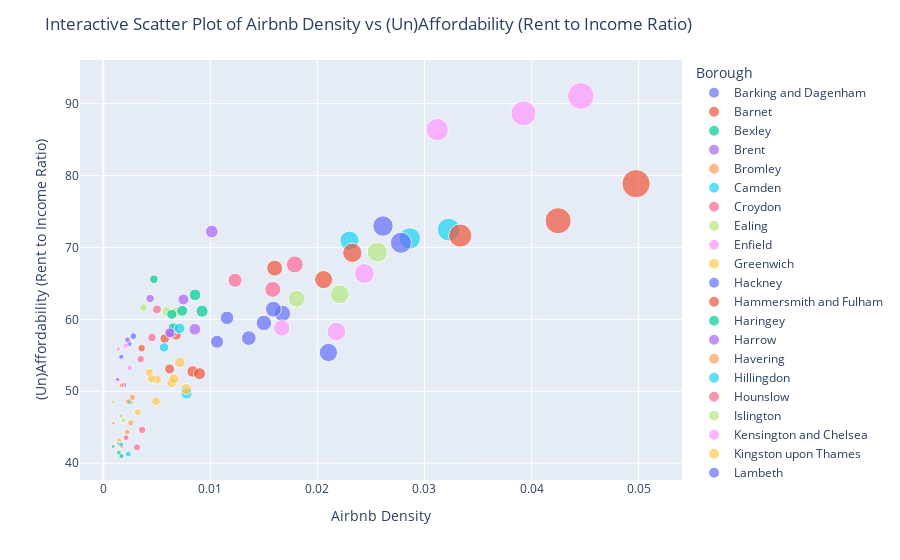

Notebook code for this chart:
### Code cell
import plotly.express as px

# Creating the scatter plot
fig = px.scatter(
    merged_final_data, 
    x='Airbnb_density_combined', 
    y='Average_RTIR', 
    color='Borough', 
    size='Airbnb_density_combined', 
    hover_data=['Borough', 'Year', 'distance_from_centre', 'Proportion_professional_listings', 'poi_density']
)

# Rename axes and titles
fig.update_layout(
    title='Interactive Scatter Plot of Airbnb Density vs (Un)Affordability (Rent to Income Ratio)',
    xaxis_title='Airbnb Density',  # Rename x-axis
    yaxis_title='(Un)Affordability (Rent to Income Ratio)'  # Rename y-axis
)

# Rename hover data elements
fig.update_traces(
    hovertemplate=(
        'Borough: %{customdata[0]}<br>' +
        'Airbnb Density: %{x}<br>' +
        'Affordability (Rent to Income Ratio): %{y}<br>' +
        'Distance from Centre: %{customdata[2]}<br>' +
        'Year: %{customdata[1]}'
    )
)

# Show the plot
fig.show()

### Figure 1 — Plotly figure (JSON) as saved in the notebook; plotly's stock layout.template omitted (floating-point values rounded to 4 significant figures)
{"data": [{"customdata": [["Barking and Dagenham", 2022, 17510.0, 0.1212, 2.117e-07], ["Barking and Dagenham", 2023, 17510.0, 0.178, 2.117e-07], ["Barking and Dagenham", 2024, 17510.0, 0.1659, 2.117e-07]], "hovertemplate": "Borough: %{customdata[0]}<br>Airbnb Density: %{x}<br>Affordability (Rent to Income Ratio): %{y}<br>Distance from Centre: %{customdata[2]}<br>Year: %{customdata[1]}", "legendgroup": "Barking and Dagenham", "marker": {"color": "#636efa", "size": [0.001689, 0.002405, 0.002808], "sizemode": "area", "sizeref": 0.0001244, "symbol": "circle"}, "mode": "markers", "name": "Barking and Dagenham", "orientation": "v", "showlegend": true, "type": "scatter", "x": [0.001689, 0.002405, 0.002808], "xaxis": "x", "y": [54.8, 56.61, 57.66], "yaxis": "y"}, {"customdata": [["Barnet", 2022, 14620.0, 0.3175, 4.034e-07], ["Barnet", 2023, 14620.0, 0.3855, 4.034e-07], ["Barnet", 2024, 14620.0, 0.3969, 4.034e-07]], "hovertemplate": "Borough: %{customdata[0]}<br>Airbnb Density: %{x}<br>Affordability (Rent to Income Ratio): %{y}<br>Distance from Centre: %{customdata[2]}<br>Year: %{customdata[1]}", "legendgroup": "Barnet", "marker": {"color": "#EF553B", "size": [0.003585, 0.005742, 0.006802], "sizemode": "area", "sizeref": 0.0001244, "symbol": "circle"}, "mode": "markers", "name": "Barnet", "orientation": "v", "showlegend": true, "type": "scatter", "x": [0.003585, 0.005742, 0.006802], "xaxis": "x", "y": [55.99, 57.33, 57.83], "yaxis": "y"}, {"customdata": [["Bexley", 2022, 18030.0, 0.25, 1.866e-07], ["Bexley", 2023, 18030.0, 0.1837, 1.866e-07], ["Bexley", 2024, 18030.0, 0.1765, 1.866e-07]], "hovertemplate": "Borough: %{customdata[0]}<br>Airbnb Density: %{x}<br>Affordability (Rent to Income Ratio): %{y}<br>Distance from Centre: %{customdata[2]}<br>Year: %{customdata[1]}", "legendgroup": "Bexley", "marker": {"color": "#00cc96", "size": [0.0009198, 0.001461, 0.00169], "sizemode": "area", "sizeref": 0.0001244, "symbol": "circle"}, "mode": "markers", "name": "Bexley", "orientation": "v", "showlegend": true, "type": "scatter", "x": [0.0009198, 0.001461, 0.00169], "xaxis": "x", "y": [42.33, 41.46, 41.0], "yaxis": "y"}, {"customdata": [["Brent", 2022, 12750.0, 0.2814, 7.17e-07], ["Brent", 2023, 12750.0, 0.3488, 7.17e-07], ["Brent", 2024, 12750.0, 0.3594, 7.17e-07]], "hovertemplate": "Borough: %{customdata[0]}<br>Airbnb Density: %{x}<br>Affordability (Rent to Income Ratio): %{y}<br>Distance from Centre: %{customdata[2]}<br>Year: %{customdata[1]}", "legendgroup": "Brent", "marker": {"color": "#ab63fa", "size": [0.006353, 0.008555, 0.01013], "sizemode": "area", "sizeref": 0.0001244, "symbol": "circle"}, "mode": "markers", "name": "Brent", "orientation": "v", "showlegend": true, "type": "scatter", "x": [0.006353, 0.008555, 0.01013], "xaxis": "x", "y": [58.06, 58.62, 72.22], "yaxis": "y"}, {"customdata": [["Bromley", 2022, 18150.0, 0.1038, 1.532e-07], ["Bromley", 2023, 18150.0, 0.1285, 1.532e-07], ["Bromley", 2024, 18150.0, 0.139, 1.532e-07]], "hovertemplate": "Borough: %{customdata[0]}<br>Airbnb Density: %{x}<br>Affordability (Rent to Income Ratio): %{y}<br>Distance from Centre: %{customdata[2]}<br>Year: %{customdata[1]}", "legendgroup": "Bromley", "marker": {"color": "#FFA15A", "size": [0.001491, 0.002237, 0.002574], "sizemode": "area", "sizeref": 0.0001244, "symbol": "circle"}, "mode": "markers", "name": "Bromley", "orientation": "v", "showlegend": true, "type": "scatter", "x": [0.001491, 0.002237, 0.002574], "xaxis": "x", "y": [43.21, 44.36, 45.59], "yaxis": "y"}, {"customdata": [["Camden", 2022, 6099.0, 0.3854, 4.454e-06], ["Camden", 2023, 6099.0, 0.415, 4.454e-06], ["Camden", 2024, 6099.0, 0.4034, 4.454e-06]], "hovertemplate": "Borough: %{customdata[0]}<br>Airbnb Density: %{x}<br>Affordability (Rent to Income Ratio): %{y}<br>Distance from Centre: %{customdata[2]}<br>Year: %{customdata[1]}", "legendgroup": "Camden", "marker": {"color": "#19d3f3", "size": [0.02299, 0.02864, 0.03226], "sizemode": "area", "sizeref": 0.0001244, "symbol": "circle"}, "mode": "markers", "name": "Camden", "orientation": "v", "showlegend": true, "type": "scatter", "x": [0.02299, 0.02864, 0.03226], "xaxis": "x", "y": [70.95, 71.25, 72.49], "yaxis": "y"}, {"customdata": [["Croydon", 2022, 16220.0, 0.28, 2.776e-07], ["Croydon", 2023, 16220.0, 0.2462, 2.776e-07], ["Croydon", 2024, 16220.0, 0.1645, 2.776e-07]], "hovertemplate": "Borough: %{customdata[0]}<br>Airbnb Density: %{x}<br>Affordability (Rent to Income Ratio): %{y}<br>Distance from Centre: %{customdata[2]}<br>Year: %{customdata[1]}", "legendgroup": "Croydon", "marker": {"color": "#FF6692", "size": [0.002129, 0.003156, 0.003634], "sizemode": "area", "sizeref": 0.0001244, "symbol": "circle"}, "mode": "markers", "name": "Croydon", "orientation": "v", "showlegend": true, "type": "scatter", "x": [0.002129, 0.003156, 0.003634], "xaxis": "x", "y": [43.56, 42.2, 44.64], "yaxis": "y"}, {"customdata": [["Ealing", 2022, 15580.0, 0.2291, 5.941e-07], ["Ealing", 2023, 15580.0, 0.3291, 5.941e-07], ["Ealing", 2024, 15580.0, 0.3374, 5.941e-07]], "hovertemplate": "Borough: %{customdata[0]}<br>Airbnb Density: %{x}<br>Affordability (Rent to Income Ratio): %{y}<br>Distance from Centre: %{customdata[2]}<br>Year: %{customdata[1]}", "legendgroup": "Ealing", "marker": {"color": "#B6E880", "size": [0.00375, 0.005912, 0.006788], "sizemode": "area", "sizeref": 0.0001244, "symbol": "circle"}, "mode": "markers", "name": "Ealing", "orientation": "v", "showlegend": true, "type": "scatter", "x": [0.00375, 0.005912, 0.006788], "xaxis": "x", "y": [61.65, 61.11, 61.02], "yaxis": "y"}, {"customdata": [["Enfield", 2022, 16810.0, 0.25, 1.947e-07], ["Enfield", 2023, 16810.0, 0.2481, 1.947e-07], ["Enfield", 2024, 16810.0, 0.2579, 1.947e-07]], "hovertemplate": "Borough: %{customdata[0]}<br>Airbnb Density: %{x}<br>Affordability (Rent to Income Ratio): %{y}<br>Distance from Centre: %{customdata[2]}<br>Year: %{customdata[1]}", "legendgroup": "Enfield", "marker": {"color": "#FF97FF", "size": [0.001398, 0.002083, 0.002454], "sizemode": "area", "sizeref": 0.0001244, "symbol": "circle"}, "mode": "markers", "name": "Enfield", "orientation": "v", "showlegend": true, "type": "scatter", "x": [0.001398, 0.002083, 0.002454], "xaxis": "x", "y": [55.87, 56.31, 53.26], "yaxis": "y"}, {"customdata": [["Greenwich", 2022, 11810.0, 0.1919, 1.17e-06], ["Greenwich", 2023, 11810.0, 0.1909, 1.17e-06], ["Greenwich", 2024, 11810.0, 0.2168, 1.17e-06]], "hovertemplate": "Borough: %{customdata[0]}<br>Airbnb Density: %{x}<br>Affordability (Rent to Income Ratio): %{y}<br>Distance from Centre: %{customdata[2]}<br>Year: %{customdata[1]}", "legendgroup": "Greenwich", "marker": {"color": "#FECB52", "size": [0.00503, 0.006407, 0.007136], "sizemode": "area", "sizeref": 0.0001244, "symbol": "circle"}, "mode": "markers", "name": "Greenwich", "orientation": "v", "showlegend": true, "type": "scatter", "x": [0.00503, 0.006407, 0.007136], "xaxis": "x", "y": [51.65, 51.2, 54.03], "yaxis": "y"}, {"customdata": [["Hackney", 2022, 6584.0, 0.1234, 3.151e-06], ["Hackney", 2023, 6584.0, 0.1576, 3.151e-06], ["Hackney", 2024, 6584.0, 0.1784, 3.151e-06]], "hovertemplate": "Borough: %{customdata[0]}<br>Airbnb Density: %{x}<br>Affordability (Rent to Income Ratio): %{y}<br>Distance from Centre: %{customdata[2]}<br>Year: %{customdata[1]}", "legendgroup": "Hackney", "marker": {"color": "#636efa", "size": [0.02103, 0.02613, 0.0278], "sizemode": "area", "sizeref": 0.0001244, "symbol": "circle"}, "mode": "markers", "name": "Hackney", "orientation": "v", "showlegend": true, "type": "scatter", "x": [0.02103, 0.02613, 0.0278], "xaxis": "x", "y": [55.39, 72.97, 70.65], "yaxis": "y"}, {"customdata": [["Hammersmith and Fulham", 2022, 7763.0, 0.2762, 1.982e-06], ["Hammersmith and Fulham", 2023, 7763.0, 0.3144, 1.982e-06], ["Hammersmith and Fulham", 2024, 7763.0, 0.3133, 1.982e-06]], "hovertemplate": "Borough: %{customdata[0]}<br>Airbnb Density: %{x}<br>Affordability (Rent to Income Ratio): %{y}<br>Distance from Centre: %{customdata[2]}<br>Year: %{customdata[1]}", "legendgroup": "Hammersmith and Fulham", "marker": {"color": "#EF553B", "size": [0.01601, 0.02058, 0.02326], "sizemode": "area", "sizeref": 0.0001244, "symbol": "circle"}, "mode": "markers", "name": "Hammersmith and Fulham", "orientation": "v", "showlegend": true, "type": "scatter", "x": [0.01601, 0.02058, 0.02326], "xaxis": "x", "y": [67.12, 65.53, 69.25], "yaxis": "y"}, {"customdata": [["Haringey", 2022, 9998.0, 0.1292, 1.148e-06], ["Haringey", 2023, 9998.0, 0.1593, 1.148e-06], ["Haringey", 2024, 9998.0, 0.1779, 1.148e-06]], "hovertemplate": "Borough: %{customdata[0]}<br>Airbnb Density: %{x}<br>Affordability (Rent to Income Ratio): %{y}<br>Distance from Centre: %{customdata[2]}<br>Year: %{customdata[1]}", "legendgroup": "Haringey", "marker": {"color": "#00cc96", "size": [0.00654, 0.008571, 0.009228], "sizemode": "area", "sizeref": 0.0001244, "symbol": "circle"}, "mode": "markers", "name": "Haringey", "orientation": "v", "showlegend": true, "type": "scatter", "x": [0.00654, 0.008571, 0.009228], "xaxis": "x", "y": [58.81, 63.4, 61.14], "yaxis": "y"}, {"customdata": [["Harrow", 2022, 19380.0, 0.2266, 2.18e-07], ["Harrow", 2023, 19380.0, 0.2941, 2.18e-07], ["Harrow", 2024, 19380.0, 0.2673, 2.18e-07]], "hovertemplate": "Borough: %{customdata[0]}<br>Airbnb Density: %{x}<br>Affordability (Rent to Income Ratio): %{y}<br>Distance from Centre: %{customdata[2]}<br>Year: %{customdata[1]}", "legendgroup": "Harrow", "marker": {"color": "#ab63fa", "size": [0.001344, 0.00195, 0.002263], "sizemode": "area", "sizeref": 0.0001244, "symbol": "circle"}, "mode": "markers", "name": "Harrow", "orientation": "v", "showlegend": true, "type": "scatter", "x": [0.001344, 0.00195, 0.002263], "xaxis": "x", "y": [51.64, 50.87, 57.16], "yaxis": "y"}, {"customdata": [["Havering", 2022, 23920.0, 0.2816, 1.311e-07], ["Havering", 2023, 23920.0, 0.2941, 1.311e-07], ["Havering", 2024, 23920.0, 0.2634, 1.311e-07]], "hovertemplate": "Borough: %{customdata[0]}<br>Airbnb Density: %{x}<br>Affordability (Rent to Income Ratio): %{y}<br>Distance from Centre: %{customdata[2]}<br>Year: %{customdata[1]}", "legendgroup": "Havering", "marker": {"color": "#FFA15A", "size": [0.000961, 0.001413, 0.001718], "sizemode": "area", "sizeref": 0.0001244, "symbol": "circle"}, "mode": "markers", "name": "Havering", "orientation": "v", "showlegend": true, "type": "scatter", "x": [0.000961, 0.001413, 0.001718], "xaxis": "x", "y": [45.6, 42.75, 42.36], "yaxis": "y"}, {"customdata": [["Hillingdon", 2022, 23780.0, 0.3866, 1.988e-07], ["Hillingdon", 2023, 23780.0, 0.3029, 1.988e-07], ["Hillingdon", 2024, 23780.0, 0.2814, 1.988e-07]], "hovertemplate": "Borough: %{customdata[0]}<br>Airbnb Density: %{x}<br>Affordability (Rent to Income Ratio): %{y}<br>Distance from Centre: %{customdata[2]}<br>Year: %{customdata[1]}", "legendgroup": "Hillingdon", "marker": {"color": "#19d3f3", "size": [0.001667, 0.00234, 0.002519], "sizemode": "area", "sizeref": 0.0001244, "symbol": "circle"}, "mode": "markers", "name": "Hillingdon", "orientation": "v", "showlegend": true, "type": "scatter", "x": [0.001667, 0.00234, 0.002519], "xaxis": "x", "y": [42.61, 41.27, 48.52], "yaxis": "y"}, {"customdata": [["Hounslow", 2022, 18190.0, 0.263, 5.655e-07], ["Hounslow", 2023, 18190.0, 0.2549, 5.655e-07], ["Hounslow", 2024, 18190.0, 0.2258, 5.655e-07]], "hovertemplate": "Borough: %{customdata[0]}<br>Airbnb Density: %{x}<br>Affordability (Rent to Income Ratio): %{y}<br>Distance from Centre: %{customdata[2]}<br>Year: %{customdata[1]}", "legendgroup": "Hounslow", "marker": {"color": "#FF6692", "size": [0.003495, 0.004554, 0.005022], "sizemode": "area", "sizeref": 0.0001244, "symbol": "circle"}, "mode": "markers", "name": "Hounslow", "orientation": "v", "showlegend": true, "type": "scatter", "x": [0.003495, 0.004554, 0.005022], "xaxis": "x", "y": [54.46, 57.49, 61.38], "yaxis": "y"}, {"customdata": [["Islington", 2022, 5338.0, 0.1876, 3.029e-06], ["Islington", 2023, 5338.0, 0.2246, 3.029e-06], ["Islington", 2024, 5338.0, 0.261, 3.029e-06]], "hovertemplate": "Borough: %{customdata[0]}<br>Airbnb Density: %{x}<br>Affordability (Rent to Income Ratio): %{y}<br>Distance from Centre: %{customdata[2]}<br>Year: %{customdata[1]}", "legendgroup": "Islington", "marker": {"color": "#B6E880", "size": [0.01807, 0.0221, 0.02559], "sizemode": "area", "sizeref": 0.0001244, "symbol": "circle"}, "mode": "markers", "name": "Islington", "orientation": "v", "showlegend": true, "type": "scatter", "x": [0.01807, 0.0221, 0.02559], "xaxis": "x", "y": [62.86, 63.49, 69.36], "yaxis": "y"}, {"customdata": [["Kensington and Chelsea", 2022, 5755.0, 0.4468, 7.509e-06], ["Kensington and Chelsea", 2023, 5755.0, 0.4832, 7.509e-06], ["Kensington and Chelsea", 2024, 5755.0, 0.4861, 7.509e-06]], "hovertemplate": "Borough: %{customdata[0]}<br>Airbnb Density: %{x}<br>Affordability (Rent to Income Ratio): %{y}<br>Distance from Centre: %{customdata[2]}<br>Year: %{customdata[1]}", "legendgroup": "Kensington and Chelsea", "marker": {"color": "#FF97FF", "size": [0.03119, 0.03925, 0.04461], "sizemode": "area", "sizeref": 0.0001244, "symbol": "circle"}, "mode": "markers", "name": "Kensington and Chelsea", "orientation": "v", "showlegend": true, "type": "scatter", "x": [0.03119, 0.03925, 0.04461], "xaxis": "x", "y": [86.37, 88.64, 91.06], "yaxis": "y"}, {"customdata": [["Kingston upon Thames", 2022, 17590.0, 0.139, 4.026e-07], ["Kingston upon Thames", 2023, 17590.0, 0.1538, 4.026e-07], ["Kingston upon Thames", 2024, 17590.0, 0.1917, 4.026e-07]], "hovertemplate": "Borough: %{customdata[0]}<br>Airbnb Density: %{x}<br>Affordability (Rent to Income Ratio): %{y}<br>Distance from Centre: %{customdata[2]}<br>Year: %{customdata[1]}", "legendgroup": "Kingston upon Thames", "marker": {"color": "#FECB52", "size": [0.003223, 0.004303, 0.004505], "sizemode": "area", "sizeref": 0.0001244, "symbol": "circle"}, "mode": "markers", "name": "Kingston upon Thames", "orientation": "v", "showlegend": true, "type": "scatter", "x": [0.003223, 0.004303, 0.004505], "xaxis": "x", "y": [47.08, 52.6, 51.72], "yaxis": "y"}, {"customdata": [["Lambeth", 2022, 5229.0, 0.1256, 2.46e-06], ["Lambeth", 2023, 5229.0, 0.1738, 2.46e-06], ["Lambeth", 2024, 5229.0, 0.1891, 2.46e-06]], "hovertemplate": "Borough: %{customdata[0]}<br>Airbnb Density: %{x}<br>Affordability (Rent to Income Ratio): %{y}<br>Distance from Centre: %{customdata[2]}<br>Year: %{customdata[1]}", "legendgroup": "Lambeth", "marker": {"color": "#636efa", "size": [0.01156, 0.015, 0.01673], "sizemode": "area", "sizeref": 0.0001244, "symbol": "circle"}, "mode": "markers", "name": "Lambeth", "orientation": "v", "showlegend": true, "type": "scatter", "x": [0.01156, 0.015, 0.01673], "xaxis": "x", "y": [60.21, 59.5, 60.83], "yaxis": "y"}, {"customdata": [["Lewisham", 2022, 8486.0, 0.06977, 8.212e-07], ["Lewisham", 2023, 8486.0, 0.1014, 8.212e-07], ["Lewisham", 2024, 8486.0, 0.1162, 8.212e-07]], "hovertemplate": "Borough: %{customdata[0]}<br>Airbnb Density: %{x}<br>Affordability (Rent to Income Ratio): %{y}<br>Distance from Centre: %{customdata[2]}<br>Year: %{customdata[1]}", "legendgroup": "Lewisham", "marker": {"color": "#EF553B", "size": [0.006195, 0.008352, 0.008988], "sizemode": "area", "sizeref": 0.0001244, "symbol": "circle"}, "mode": "markers", "name": "Lewisham", "orientation": "v", "showlegend": true, "type": "scatter", "x": [0.006195, 0.008352, 0.008988], "xaxis": "x", "y": [53.11, 52.75, 52.45], "yaxis": "y"}, {"customdata": [["Merton", 2022, 11780.0, 0.1329, 3.455e-07], ["Merton", 2023, 11780.0, 0.1791, 3.455e-07], ["Merton", 2024, 11780.0, 0.1723, 3.455e-07]], "hovertemplate": "Borough: %{customdata[0]}<br>Airbnb Density: %{x}<br>Affordability (Rent to Income Ratio): %{y}<br>Distance from Centre: %{customdata[2]}<br>Year: %{customdata[1]}", "legendgroup": "Merton", "marker": {"color": "#00cc96", "size": [0.004729, 0.006403, 0.00738], "sizemode": "area", "sizeref": 0.0001244, "symbol": "circle"}, "mode": "markers", "name": "Merton", "orientation": "v", "showlegend": true, "type": "scatter", "x": [0.004729, 0.006403, 0.00738], "xaxis": "x", "y": [65.58, 60.69, 61.19], "yaxis": "y"}, {"customdata": [["Newham", 2022, 10610.0, 0.205, 1.348e-06], ["Newham", 2023, 10610.0, 0.2317, 1.348e-06], ["Newham", 2024, 10610.0, 0.1908, 1.348e-06]], "hovertemplate": "Borough: %{customdata[0]}<br>Airbnb Density: %{x}<br>Affordability (Rent to Income Ratio): %{y}<br>Distance from Centre: %{customdata[2]}<br>Year: %{customdata[1]}", "legendgroup": "Newham", "marker": {"color": "#ab63fa", "size": [0.004374, 0.006196, 0.007486], "sizemode": "area", "sizeref": 0.0001244, "symbol": "circle"}, "mode": "markers", "name": "Newham", "orientation": "v", "showlegend": true, "type": "scatter", "x": [0.004374, 0.006196, 0.007486], "xaxis": "x", "y": [62.9, 58.13, 62.76], "yaxis": "y"}, {"customdata": [["Redbridge", 2022, 15960.0, 0.2353, 3.544e-07], ["Redbridge", 2023, 15960.0, 0.2174, 3.544e-07], ["Redbridge", 2024, 15960.0, 0.2313, 3.544e-07]], "hovertemplate": "Borough: %{customdata[0]}<br>Airbnb Density: %{x}<br>Affordability (Rent to Income Ratio): %{y}<br>Distance from Centre: %{customdata[2]}<br>Year: %{customdata[1]}", "legendgroup": "Redbridge", "marker": {"color": "#FFA15A", "size": [0.001735, 0.002343, 0.002722], "sizemode": "area", "sizeref": 0.0001244, "symbol": "circle"}, "mode": "markers", "name": "Redbridge", "orientation": "v", "showlegend": true, "type": "scatter", "x": [0.001735, 0.002343, 0.002722], "xaxis": "x", "y": [50.84, 48.59, 49.15], "yaxis": "y"}, {"customdata": [["Richmond upon Thames", 2022, 15500.0, 0.117, 7.661e-07], ["Richmond upon Thames", 2023, 15500.0, 0.1321, 7.661e-07], ["Richmond upon Thames", 2024, 15500.0, 0.1467, 7.661e-07]], "hovertemplate": "Borough: %{customdata[0]}<br>Airbnb Density: %{x}<br>Affordability (Rent to Income Ratio): %{y}<br>Distance from Centre: %{customdata[2]}<br>Year: %{customdata[1]}", "legendgroup": "Richmond upon Thames", "marker": {"color": "#19d3f3", "size": [0.005679, 0.007136, 0.007776], "sizemode": "area", "sizeref": 0.0001244, "symbol": "circle"}, "mode": "markers", "name": "Richmond upon Thames", "orientation": "v", "showlegend": true, "type": "scatter", "x": [0.005679, 0.007136, 0.007776], "xaxis": "x", "y": [56.11, 58.76, 49.7], "yaxis": "y"}, {"customdata": [["Southwark", 2022, 3813.0, 0.1524, 3.208e-06], ["Southwark", 2023, 3813.0, 0.1823, 3.208e-06], ["Southwark", 2024, 3813.0, 0.2066, 3.208e-06]], "hovertemplate": "Borough: %{customdata[0]}<br>Airbnb Density: %{x}<br>Affordability (Rent to Income Ratio): %{y}<br>Distance from Centre: %{customdata[2]}<br>Year: %{customdata[1]}", "legendgroup": "Southwark", "marker": {"color": "#FF6692", "size": [0.01231, 0.01583, 0.01788], "sizemode": "area", "sizeref": 0.0001244, "symbol": "circle"}, "mode": "markers", "name": "Southwark", "orientation": "v", "showlegend": true, "type": "scatter", "x": [0.01231, 0.01583, 0.01788], "xaxis": "x", "y": [65.43, 64.16, 67.64], "yaxis": "y"}, {"customdata": [["Sutton", 2022, 16110.0, 0.253, 2.509e-07], ["Sutton", 2023, 16110.0, 0.3497, 2.509e-07], ["Sutton", 2024, 16110.0, 0.2744, 2.509e-07]], "hovertemplate": "Borough: %{customdata[0]}<br>Airbnb Density: %{x}<br>Affordability (Rent to Income Ratio): %{y}<br>Distance from Centre: %{customdata[2]}<br>Year: %{customdata[1]}", "legendgroup": "Sutton", "marker": {"color": "#B6E880", "size": [0.0009675, 0.001658, 0.001901], "sizemode": "area", "sizeref": 0.0001244, "symbol": "circle"}, "mode": "markers", "name": "Sutton", "orientation": "v", "showlegend": true, "type": "scatter", "x": [0.0009675, 0.001658, 0.001901], "xaxis": "x", "y": [48.53, 46.6, 46.0], "yaxis": "y"}, {"customdata": [["Tower Hamlets", 2022, 5452.0, 0.251, 7.184e-06], ["Tower Hamlets", 2023, 5452.0, 0.303, 7.184e-06], ["Tower Hamlets", 2024, 5452.0, 0.2866, 7.184e-06]], "hovertemplate": "Borough: %{customdata[0]}<br>Airbnb Density: %{x}<br>Affordability (Rent to Income Ratio): %{y}<br>Distance from Centre: %{customdata[2]}<br>Year: %{customdata[1]}", "legendgroup": "Tower Hamlets", "marker": {"color": "#FF97FF", "size": [0.01666, 0.02178, 0.02438], "sizemode": "area", "sizeref": 0.0001244, "symbol": "circle"}, "mode": "markers", "name": "Tower Hamlets", "orientation": "v", "showlegend": true, "type": "scatter", "x": [0.01666, 0.02178, 0.02438], "xaxis": "x", "y": [58.8, 58.31, 66.39], "yaxis": "y"}, {"customdata": [["Waltham Forest", 2022, 12380.0, 0.1654, 3.092e-07], ["Waltham Forest", 2023, 12380.0, 0.1605, 3.092e-07], ["Waltham Forest", 2024, 12380.0, 0.1355, 3.092e-07]], "hovertemplate": "Borough: %{customdata[0]}<br>Airbnb Density: %{x}<br>Affordability (Rent to Income Ratio): %{y}<br>Distance from Centre: %{customdata[2]}<br>Year: %{customdata[1]}", "legendgroup": "Waltham Forest", "marker": {"color": "#FECB52", "size": [0.004929, 0.006605, 0.007755], "sizemode": "area", "sizeref": 0.0001244, "symbol": "circle"}, "mode": "markers", "name": "Waltham Forest", "orientation": "v", "showlegend": true, "type": "scatter", "x": [0.004929, 0.006605, 0.007755], "xaxis": "x", "y": [48.61, 51.73, 50.3], "yaxis": "y"}, {"customdata": [["Wandsworth", 2022, 7594.0, 0.1686, 1.335e-06], ["Wandsworth", 2023, 7594.0, 0.2056, 1.335e-06], ["Wandsworth", 2024, 7594.0, 0.2261, 1.335e-06]], "hovertemplate": "Borough: %{customdata[0]}<br>Airbnb Density: %{x}<br>Affordability (Rent to Income Ratio): %{y}<br>Distance from Centre: %{customdata[2]}<br>Year: %{customdata[1]}", "legendgroup": "Wandsworth", "marker": {"color": "#636efa", "size": [0.01063, 0.01359, 0.01588], "sizemode": "area", "sizeref": 0.0001244, "symbol": "circle"}, "mode": "markers", "name": "Wandsworth", "orientation": "v", "showlegend": true, "type": "scatter", "x": [0.01063, 0.01359, 0.01588], "xaxis": "x", "y": [56.89, 57.4, 61.42], "yaxis": "y"}, {"customdata": [["Westminster", 2022, 3830.0, 0.5203, 1.139e-05], ["Westminster", 2023, 3830.0, 0.538, 1.139e-05], ["Westminster", 2024, 3830.0, 0.5359, 1.139e-05]], "hovertemplate": "Borough: %{customdata[0]}<br>Airbnb Density: %{x}<br>Affordability (Rent to Income Ratio): %{y}<br>Distance from Centre: %{customdata[2]}<br>Year: %{customdata[1]}", "legendgroup": "Westminster", "marker": {"color": "#EF553B", "size": [0.03334, 0.04248, 0.04976], "sizemode": "area", "sizeref": 0.0001244, "symbol": "circle"}, "mode": "markers", "name": "Westminster", "orientation": "v", "showlegend": true, "type": "scatter", "x": [0.03334, 0.04248, 0.04976], "xaxis": "x", "y": [71.65, 73.72, 78.87], "yaxis": "y"}], "layout": {"legend": {"itemsizing": "constant", "title": {"text": "Borough"}, "tracegroupgap": 0}, "margin": {"t": 60}, "title": {"text": "Interactive Scatter Plot of Airbnb Density vs (Un)Affordability (Rent to Income Ratio)"}, "xaxis": {"anchor": "y", "domain": [0, 1], "title": {"text": "Airbnb Density"}}, "yaxis": {"anchor": "x", "domain": [0, 1], "title": {"text": "(Un)Affordability (Rent to Income Ratio)"}}}}
